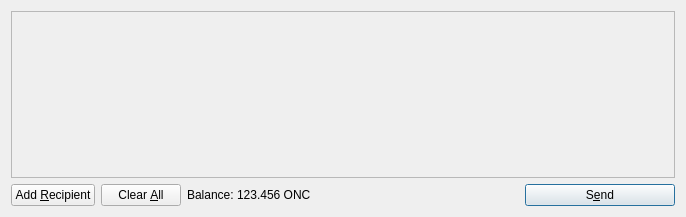
<?xml version="1.0" encoding="UTF-8"?>
<ui version="4.0">
 <class>SendCoinsDialog</class>
 <widget class="QDialog" name="SendCoinsDialog">
  <property name="geometry">
   <rect>
    <x>0</x>
    <y>0</y>
    <width>686</width>
    <height>217</height>
   </rect>
  </property>
  <property name="windowTitle">
   <string>Send Coins</string>
  </property>
  <layout class="QVBoxLayout" name="verticalLayout">
   <item>
    <widget class="QScrollArea" name="scrollArea">
     <property name="widgetResizable">
      <bool>true</bool>
     </property>
     <widget class="QWidget" name="scrollAreaWidgetContents">
      <property name="geometry">
       <rect>
        <x>0</x>
        <y>0</y>
        <width>666</width>
        <height>165</height>
       </rect>
      </property>
      <layout class="QVBoxLayout" name="verticalLayout_2">
       <property name="margin">
        <number>0</number>
       </property>
       <item>
        <layout class="QVBoxLayout" name="entries">
         <property name="spacing">
          <number>6</number>
         </property>
        </layout>
       </item>
       <item>
        <spacer name="verticalSpacer">
         <property name="orientation">
          <enum>Qt::Vertical</enum>
         </property>
         <property name="sizeHint" stdset="0">
          <size>
           <width>20</width>
           <height>40</height>
          </size>
         </property>
        </spacer>
       </item>
      </layout>
     </widget>
    </widget>
   </item>
   <item>
    <layout class="QHBoxLayout" name="horizontalLayout">
     <item>
      <widget class="QPushButton" name="addButton">
       <property name="toolTip">
        <string>Send to multiple recipients at once</string>
       </property>
       <property name="text">
        <string>Add &amp;Recipient</string>
       </property>
       <property name="icon">
        <iconset resource="../bitcoin.qrc">
         <normaloff>:/icons/add</normaloff>:/icons/add</iconset>
       </property>
       <property name="autoDefault">
        <bool>false</bool>
       </property>
      </widget>
     </item>
     <item>
      <widget class="QPushButton" name="clearButton">
       <property name="sizePolicy">
        <sizepolicy hsizetype="Minimum" vsizetype="Fixed">
         <horstretch>0</horstretch>
         <verstretch>0</verstretch>
        </sizepolicy>
       </property>
       <property name="toolTip">
        <string>Remove all transaction fields</string>
       </property>
       <property name="text">
        <string>Clear &amp;All</string>
       </property>
       <property name="icon">
        <iconset resource="../bitcoin.qrc">
         <normaloff>:/icons/remove</normaloff>:/icons/remove</iconset>
       </property>
       <property name="autoRepeatDelay">
        <number>300</number>
       </property>
       <property name="autoDefault">
        <bool>false</bool>
       </property>
      </widget>
     </item>
     <item>
      <layout class="QHBoxLayout" name="horizontalLayout_2">
       <property name="spacing">
        <number>3</number>
       </property>
       <item>
        <widget class="QLabel" name="label">
         <property name="text">
          <string>Balance:</string>
         </property>
        </widget>
       </item>
       <item>
        <widget class="QLabel" name="labelBalance">
         <property name="cursor">
          <cursorShape>IBeamCursor</cursorShape>
         </property>
         <property name="text">
          <string>123.456 ONC</string>
         </property>
         <property name="textInteractionFlags">
          <set>Qt::LinksAccessibleByMouse|Qt::TextSelectableByKeyboard|Qt::TextSelectableByMouse</set>
         </property>
        </widget>
       </item>
      </layout>
     </item>
     <item>
      <spacer name="horizontalSpacer">
       <property name="orientation">
        <enum>Qt::Horizontal</enum>
       </property>
       <property name="sizeHint" stdset="0">
        <size>
         <width>40</width>
         <height>20</height>
        </size>
       </property>
      </spacer>
     </item>
     <item>
      <widget class="QPushButton" name="sendButton">
       <property name="minimumSize">
        <size>
         <width>150</width>
         <height>0</height>
        </size>
       </property>
       <property name="toolTip">
        <string>Confirm the send action</string>
       </property>
       <property name="text">
        <string>S&amp;end</string>
       </property>
       <property name="icon">
        <iconset resource="../bitcoin.qrc">
         <normaloff>:/icons/send</normaloff>:/icons/send</iconset>
       </property>
       <property name="default">
        <bool>true</bool>
       </property>
      </widget>
     </item>
    </layout>
   </item>
  </layout>
 </widget>
 <resources>
  <include location="../bitcoin.qrc"/>
 </resources>
 <connections/>
</ui>
